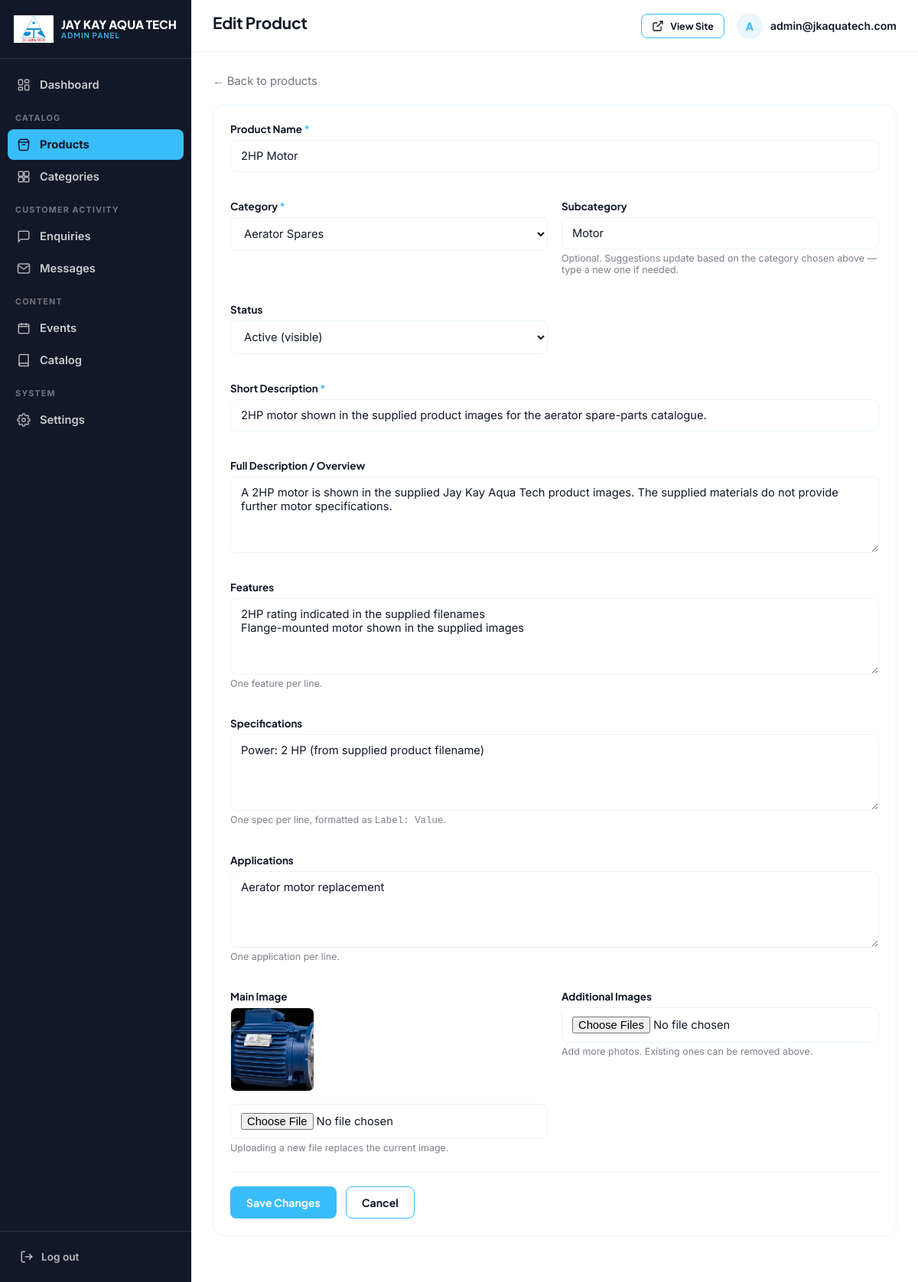
The page /admin/edit-product.php?id=2 (signed in) on the database its author committed.
### tables this page shows
CREATE TABLE IF NOT EXISTS `products` (
  `id` INT UNSIGNED NOT NULL AUTO_INCREMENT,
  `category_id` INT UNSIGNED NOT NULL,
  `subcategory` VARCHAR(150) NULL,
  `name` VARCHAR(200) NOT NULL,
  `slug` VARCHAR(220) NOT NULL,
  `short_description` VARCHAR(500) NULL,
  `full_description` TEXT NULL,
  `features` TEXT NULL COMMENT 'JSON array of strings',
  `specifications` TEXT NULL COMMENT 'JSON array of [label, value] pairs',
  `applications` TEXT NULL COMMENT 'JSON array of strings',
  `main_image` VARCHAR(500) NULL,
  `status` ENUM('active','inactive') NOT NULL DEFAULT 'active',
  `is_demo` TINYINT(1) NOT NULL DEFAULT 0,
  `created_at` TIMESTAMP NOT NULL DEFAULT CURRENT_TIMESTAMP,
  `updated_at` TIMESTAMP NOT NULL DEFAULT CURRENT_TIMESTAMP ON UPDATE CURRENT_TIMESTAMP,
  PRIMARY KEY (`id`),
  UNIQUE KEY `uq_products_slug` (`slug`),
  KEY `idx_products_category` (`category_id`),
  KEY `idx_products_subcategory` (`subcategory`),
  KEY `idx_products_status` (`status`),
  CONSTRAINT `fk_products_category` FOREIGN KEY (`category_id`) REFERENCES `categories` (`id`) ON DELETE RESTRICT ON UPDATE CASCADE
);

CREATE TABLE IF NOT EXISTS `categories` (
  `id` INT UNSIGNED NOT NULL AUTO_INCREMENT,
  `slug` VARCHAR(120) NOT NULL,
  `name` VARCHAR(150) NOT NULL,
  `description` TEXT NULL,
  `created_at` TIMESTAMP NOT NULL DEFAULT CURRENT_TIMESTAMP,
  PRIMARY KEY (`id`),
  UNIQUE KEY `uq_categories_slug` (`slug`)
);

### admin/includes/functions.php (called while the page is built, shortened)
<?php
function e(?string $value): string
{
    return htmlspecialchars($value ?? '', ENT_QUOTES, 'UTF-8');
}
function array_to_lines(array $items): string
{
    return implode("\n", $items);
}
function specs_to_lines(array $specs): string
{
    $lines = [];
    foreach ($specs as $row) {
        if (is_array($row) && count($row) === 2) {
            $lines[] = $row[0] . ': ' . $row[1];
        }
    }
    return implode("\n", $lines);
}

### admin/includes/db.php (called while the page is built, shortened)
<?php
function db(): PDO
{
    static $pdo = null;
    if ($pdo !== null) {
        return $pdo;
    }
    $config = require __DIR__ . '/db-config.php';
    $dsn = sprintf(
        '%s:host=%s;port=%s;dbname=%s;charset=%s',
        $config['driver'],
        $config['host'],
        $config['port'],
        $config['database'],
        $config['charset']
    );
    try {
        $pdo = new PDO($dsn, $config['username'], $config['password'], [
            PDO::ATTR_ERRMODE => PDO::ERRMODE_EXCEPTION,
            PDO::ATTR_DEFAULT_FETCH_MODE => PDO::FETCH_ASSOC,
            PDO::ATTR_EMULATE_PREPARES => false,
        ]);
    } catch (PDOException $e) {
        error_log('Jay Kay Aqua Tech DB connection failed: ' . $e->getMessage());
        http_response_code(500);
        die('Database connection failed. Please check admin/includes/db-config.php and confirm database.sql has been imported. (Details were written to the server error log, not shown here for security.)');
    }
    return $pdo;
}

### admin/includes/auth.php (called while the page is built, shortened)
<?php
function current_admin(): ?array
{
    $stmt = db()->prepare('SELECT id, email, created_at FROM admins WHERE id = ?');
    $stmt->execute([$_SESSION['admin_id']]);
    $row = $stmt->fetch();
    return $row ?: null;
}

### admin/edit-product.php (the view, shortened to what this page needs)
<?php
$pdo = db();
$id = (int)($_GET['id'] ?? $_POST['id'] ?? 0);
$stmt = $pdo->prepare('SELECT * FROM products WHERE id = ?');
$stmt->execute([$id]);
$product = $stmt->fetch();
$categories = $pdo->query('SELECT id, name FROM categories ORDER BY name')->fetchAll();
$values = [
    'name' => $product['name'],
    'category_id' => (string)$product['category_id'],
    'subcategory' => $product['subcategory'] ?? '',
    'short_description' => $product['short_description'],
    'full_description' => $product['full_description'],
    'features' => array_to_lines(json_decode($product['features'] ?? '[]', true) ?: []),
    'specifications' => specs_to_lines(json_decode($product['specifications'] ?? '[]', true) ?: []),
    'applications' => array_to_lines(json_decode($product['applications'] ?? '[]', true) ?: []),
    'status' => $product['status'],
];
$pageTitle = 'Edit Product';
require __DIR__ . '/includes/header.php';
?>
<div class="page-head">
  <div><p><a href="products.php">&larr; Back to products</a></p></div>
</div>
<form method="POST" enctype="multipart/form-data" novalidate class="card">
  <div class="form-grid">
    <div class="field full">
      <label for="name">Product Name <span class="req">*</span></label>
      <input type="text" id="name" name="name" value="<?= e($values['name']) ?>" required>
    </div>
    <div class="field">
      <label for="category_id">Category <span class="req">*</span></label>
      <select id="category_id" name="category_id" required>
        <?php foreach ($categories as $c): ?>
          <option value="<?= (int)$c['id'] ?>" <?= $values['category_id'] === (string)$c['id'] ? 'selected' : '' ?>><?= e($c['name']) ?></option>
        <?php endforeach; ?>
      </select>
    </div>
    <div class="field">
      <label for="subcategory">Subcategory</label>
      <input type="text" id="subcategory" name="subcategory" list="subcategoryOptions" value="<?= e($values['subcategory']) ?>" placeholder="e.g. Paddle Wheel Aerator">
      <span class="hint">Optional. Suggestions update based on the category chosen above — type a new one if needed.</span>
    </div>
    <div class="field">
      <label for="status">Status</label>
      <select id="status" name="status">
        <option value="active" <?= $values['status'] === 'active' ? 'selected' : '' ?>>Active (visible)</option>
      </select>
    </div>
    <div class="field full">
      <label for="short_description">Short Description <span class="req">*</span></label>
      <input type="text" id="short_description" name="short_description" value="<?= e($values['short_description']) ?>" required>
    </div>
    <div class="field full">
      <label for="full_description">Full Description / Overview</label>
      <textarea id="full_description" name="full_description"><?= e($values['full_description']) ?></textarea>
    </div>
    <div class="field full">
      <label for="features">Features</label>
      <textarea id="features" name="features"><?= e($values['features']) ?></textarea>
      <span class="hint">One feature per line.</span>
    </div>
    <div class="field full">
      <label for="specifications">Specifications</label>
      <textarea id="specifications" name="specifications"><?= e($values['specifications']) ?></textarea>
      <span class="hint">One spec per line, formatted as <code>Label: Value</code>.</span>
    </div>
    <div class="field full">
      <label for="applications">Applications</label>
      <textarea id="applications" name="applications"><?= e($values['applications']) ?></textarea>
      <span class="hint">One application per line.</span>
    </div>
    <div class="field">
      <label>Main Image</label>
      <div class="thumb-preview" id="mainImagePreview">
        <?php if ($product['main_image']): ?>
          <img src="<?= e($product['main_image']) ?>" alt="">
        <?php else: ?>
          <svg viewBox="0 0 24 24" fill="none" stroke="currentColor" stroke-width="1.8"><rect x="3" y="3" width="18" height="18" rx="2"/><circle cx="9" cy="9" r="2"/><path d="m21 15-5-5L5 21"/></svg>
        <?php endif; ?>
      </div>
      <input type="file" name="main_image" accept="image/png,image/jpeg,image/webp,image/gif" data-preview="mainImagePreview">
      <span class="hint">Uploading a new file replaces the current image.</span>
    </div>
    <div class="field">
      <label>Additional Images</label>
      <input type="file" name="additional_images[]" accept="image/png,image/jpeg,image/webp,image/gif" multiple>
      <span class="hint">Add more photos. Existing ones can be removed above.</span>
    </div>
  </div>
  <div class="form-actions">
    <button type="submit" class="btn btn-primary">Save Changes</button>
    <a href="products.php" class="btn btn-secondary">Cancel</a>
  </div>
</form>
<?php require __DIR__ . '/includes/footer.php'; ?>

### admin/includes/header.php (shortened to what this page needs)
<?php
$admin = current_admin();
$pageTitle = $pageTitle ?? 'Admin';
?>
<!DOCTYPE html>
<html lang="en">
<head>
<link rel="stylesheet" href="assets/admin-style.css">
</head>
<body>
<div class="admin-shell">
  <?php include __DIR__ . '/sidebar.php'; ?>
  <div class="admin-main">
    <div class="admin-topbar">
      <div style="display:flex; align-items:center; gap:14px;">
        <h1><?= e($pageTitle) ?></h1>
      </div>
      <div class="top-actions">
        <a href="../index.html" target="_blank" class="btn btn-secondary btn-sm">
          <svg viewBox="0 0 24 24" fill="none" stroke="currentColor" stroke-width="2"><path d="M18 13v6a2 2 0 0 1-2 2H5a2 2 0 0 1-2-2V8a2 2 0 0 1 2-2h6"/><path d="M15 3h6v6"/><path d="M10 14 21 3"/></svg>
          View Site
        </a>
        <div class="admin-user">
          <div class="avatar"><?= e(strtoupper(substr($admin['email'] ?? 'A', 0, 1))) ?></div>
          <span><?= e($admin['email'] ?? '') ?></span>
        </div>
      </div>
    </div>
    <div class="admin-content">

### admin/assets/admin-style.css (style rules this page uses)
:root { --white: #FFFFFF; --sky-light: #EAF6FD; --sky: #38BDF8; --ink: #111827; --success: #15803D; --success-bg: #ECFDF3; --danger: #B91C1C; --danger-bg: #FEF2F2; --warning: #92400E; --warning-bg: #FFFBEB; --border: var(--sky-light); --shadow-sm: 0 2px 8px rgba(17,24,39,.06); --shadow-md: 0 10px 26px rgba(17,24,39,.10); --radius-s: 8px; --radius-m: 14px; --sidebar-w: 250px; --font-display: 'Plus Jakarta Sans', 'Inter', sans-serif; --font-body: 'Inter', sans-serif; }
*, *::before, *::after { box-sizing: border-box; }
body { margin:0; font-family: var(--font-body); color: var(--ink); background: var(--white); -webkit-font-smoothing: antialiased; }
h1,h2,h3,h4 { font-family: var(--font-display); color: var(--ink); margin: 0 0 .4em; letter-spacing: -.01em; }
a { color: inherit; text-decoration: none; }
img { max-width: 100%; display:block; }
button { font-family: inherit; cursor: pointer; }
.admin-shell { display:flex; min-height:100vh; }
.admin-main { margin-left: var(--sidebar-w); flex:1; min-width:0; display:flex; flex-direction:column; min-height:100vh; }
.admin-topbar { display:flex; align-items:center; justify-content:space-between; padding: 16px 28px; background: var(--white); border-bottom: 1px solid var(--border); position: sticky; top:0; z-index:100; }
.admin-topbar h1 { font-size:1.3rem; }
.admin-topbar .top-actions { display:flex; align-items:center; gap:16px; }
.admin-topbar .admin-user { display:flex; align-items:center; gap:10px; font-size:.88rem; font-weight:600; }
.admin-topbar .admin-user .avatar { width:34px; height:34px; border-radius:50%; background: var(--sky-light); color: var(--sky); display:flex; align-items:center; justify-content:center; font-weight:800; font-family: var(--font-display); }
.admin-content { padding: 26px 28px 60px; flex:1; }
.page-head { display:flex; align-items:flex-end; justify-content:space-between; gap:16px; flex-wrap:wrap; margin-bottom: 22px; }
.page-head p { margin:.2em 0 0; color: rgba(17,24,39,.6); font-size:.92rem; }
.btn { display:inline-flex; align-items:center; justify-content:center; gap:8px; padding: 11px 20px; border-radius: var(--radius-s); font-family: var(--font-display); font-weight:700; font-size:.88rem; border: 1.5px solid transparent; transition: all .2s ease; white-space:nowrap; }
.btn svg { width:16px; height:16px; }
.btn-primary { background: var(--sky); color:#fff; }
.btn-secondary { background:#fff; color: var(--ink); border-color: var(--sky); }
.btn-sm { padding: 7px 13px; font-size:.78rem; }
.card { background:#fff; border:1px solid var(--border); border-radius: var(--radius-m); padding: 22px; }
.form-grid { display:grid; grid-template-columns: 1fr 1fr; gap:18px; }
.field { display:flex; flex-direction:column; gap:6px; margin-bottom:18px; }
.field.full { grid-column: 1 / -1; }
.field label { font-family: var(--font-display); font-weight:700; font-size:.84rem; }
.field .hint { font-size:.78rem; color: rgba(17,24,39,.55); margin-top:-2px; }
.field .req { color: var(--sky); }
.field input, .field select, .field textarea { padding: 11px 13px; border-radius: var(--radius-s); border:1.5px solid var(--border); background:#fff; color: var(--ink); font-size:.92rem; font-family: inherit; transition: border-color .2s ease, box-shadow .2s ease; }
.field textarea { resize:vertical; min-height:100px; }
.thumb-preview { width:110px; height:110px; border-radius: var(--radius-s); border:1.5px dashed var(--border); background: var(--sky-light); display:flex; align-items:center; justify-content:center; overflow:hidden; margin-bottom:10px; }
.thumb-preview img { width:100%; height:100%; object-fit:cover; }
.form-actions { display:flex; gap:12px; margin-top: 6px; padding-top: 18px; border-top:1px solid var(--border); }

### rows shown on the page
products: name "2HP Motor", category_id "Aerator Spares", subcategory "Motor", status "Active (visible)", short_description "2HP motor shown in the supplied product images for the aerator spare-parts catalogue.", full_description "A 2HP motor is shown in the supplied Jay Kay Aqua Tech product images. The supplied materials do not provide further motor specifications.", main_image (picture)

### other values the page prints
$pageTitle "Edit Product"
substr($admin['email'] ?? 'A', 0, 1) "A"
$admin['email'] "admin@jkaquatech.com"
